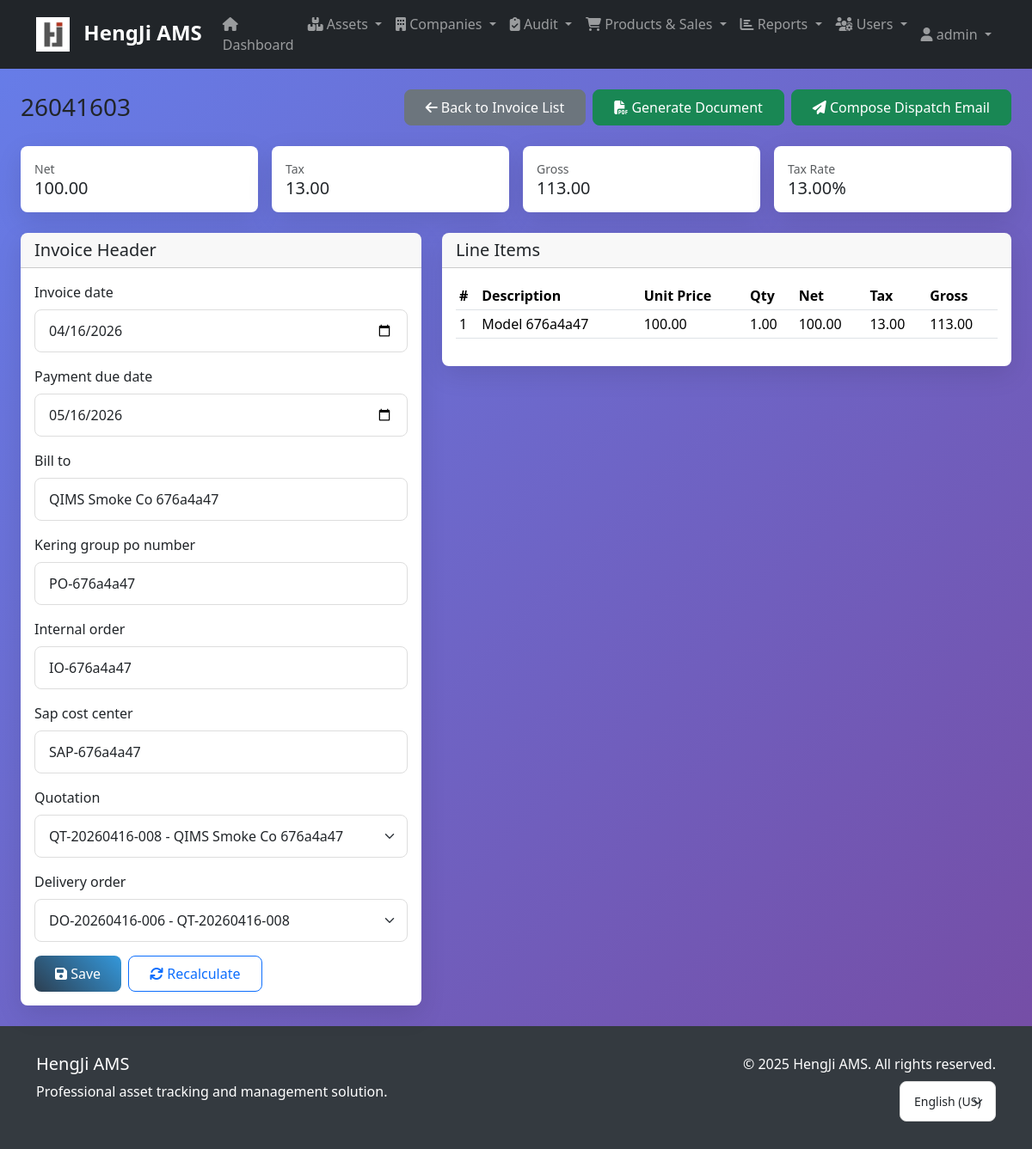
The app's page /en-us/invoices/invoice-info/3/ (signed in), older data.
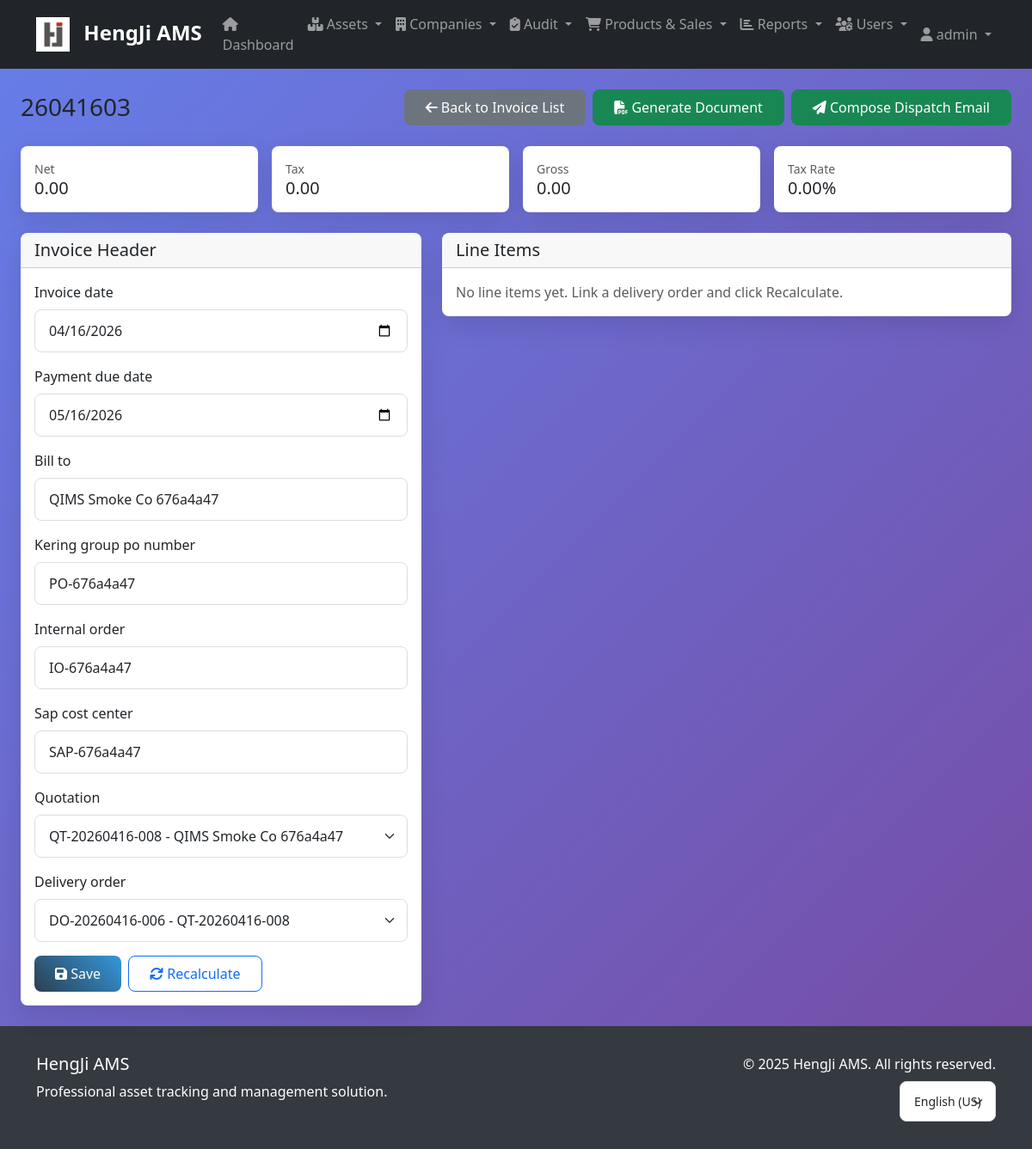
The same page, newer data.
### invoices/models.py (models this page shows, shortened)
class InvoiceInfo(models.Model):
    invoice_number = models.CharField(max_length=20, unique=True)
    invoice_date = models.DateField()
    payment_due_date = models.DateField(null=True, blank=True)
    bill_to = models.CharField(max_length=255, blank=True)
    kering_group_po_number = models.CharField(max_length=100)
    internal_order = models.CharField(max_length=100)
    sap_cost_center = models.CharField(max_length=100)
    tax_rate = models.DecimalField(max_digits=5, decimal_places=2, default=Decimal('13.00'))
    total_amount = models.DecimalField(max_digits=14, decimal_places=2, default=Decimal('0.00'))
    net_amount = models.DecimalField(max_digits=14, decimal_places=2, default=Decimal('0.00'))
    tax_amount = models.DecimalField(max_digits=14, decimal_places=2, default=Decimal('0.00'))
    gross_amount = models.DecimalField(max_digits=14, decimal_places=2, default=Decimal('0.00'))
    weekly_batch = models.ForeignKey(
        WeeklyOrderBatch,
        on_delete=models.PROTECT,
        related_name='invoice_infos',
    )
    quotation = models.ForeignKey(
        'quotations.Quotation',
        on_delete=models.SET_NULL,
        null=True,
        blank=True,
        related_name='invoice_infos',
    )
    delivery_order = models.ForeignKey(
        'deliveries.DeliveryOrder',
        on_delete=models.SET_NULL,
        null=True,
        blank=True,
        related_name='invoice_infos',
    )
    source_row_number = models.PositiveIntegerField(default=0)
    created_at = models.DateTimeField(auto_now_add=True)
    updated_at = models.DateTimeField(auto_now=True)
    class Meta:
        ordering = ['invoice_date', 'source_row_number', 'id']
        indexes = [
            models.Index(fields=['invoice_number']),
            models.Index(fields=['invoice_date']),
            models.Index(fields=['bill_to']),
            models.Index(fields=['kering_group_po_number']),
            models.Index(fields=['internal_order']),
            models.Index(fields=['sap_cost_center']),
        ]
        constraints = [
            models.UniqueConstraint(
                fields=['kering_group_po_number', 'internal_order', 'sap_cost_center'],
                name='uniq_invoice_business_keys',
            )
        ]

class InvoiceInfoItem(models.Model):
    invoice_info = models.ForeignKey(
        InvoiceInfo,
        on_delete=models.CASCADE,
        related_name='items',
    )
    line_number = models.PositiveIntegerField(default=1)
    description = models.CharField(max_length=255)
    unit_price = models.DecimalField(max_digits=12, decimal_places=2, default=Decimal('0.00'))
    quantity = models.DecimalField(max_digits=12, decimal_places=2, default=Decimal('1.00'))
    total_price = models.DecimalField(max_digits=14, decimal_places=2, default=Decimal('0.00'))
    net_amount = models.DecimalField(max_digits=14, decimal_places=2, default=Decimal('0.00'))
    tax_amount = models.DecimalField(max_digits=14, decimal_places=2, default=Decimal('0.00'))
    gross_amount = models.DecimalField(max_digits=14, decimal_places=2, default=Decimal('0.00'))
    tax_rate = models.DecimalField(max_digits=5, decimal_places=2, default=Decimal('13.00'))
    class Meta:
        ordering = ['line_number', 'id']
        indexes = [
            models.Index(fields=['invoice_info', 'line_number']),
        ]

### invoices/views.py (the view)
# urls.py: path('invoice-info/<int:pk>/', views.InvoiceInfoDetailView.as_view(), name='invoice_detail'),
class InvoiceInfoDetailView(LoginRequiredMixin, DetailView):
    model = InvoiceInfo
    template_name = 'invoices/invoice_info_detail.html'
    context_object_name = 'invoice_info'
    def get_context_data(self, **kwargs):
        context = super().get_context_data(**kwargs)
        context['form'] = InvoiceInfoForm(instance=self.object)
        context['items'] = self.object.items.all().order_by('line_number')
        return context

### invoices/forms.py
class InvoiceInfoForm(forms.ModelForm):
    class Meta:
        model = InvoiceInfo
        fields = [
            'invoice_date',
            'payment_due_date',
            'bill_to',
            'kering_group_po_number',
            'internal_order',
            'sap_cost_center',
            'quotation',
            'delivery_order',
        ]
        widgets = {
            'invoice_date': forms.DateInput(attrs={'type': 'date'}),
            'payment_due_date': forms.DateInput(attrs={'type': 'date'}),
        }
    def __init__(self, *args, **kwargs):
        super().__init__(*args, **kwargs)
        self.fields['quotation'].queryset = Quotation.objects.order_by('-created_at')
        self.fields['delivery_order'].queryset = DeliveryOrder.objects.select_related('quotation').order_by('-created_at')
        for name, field in self.fields.items():
            css_class = 'form-control'
            if isinstance(field.widget, forms.Select):
                css_class = 'form-select'
            field.widget.attrs['class'] = css_class

### accounts/models.py (called while the page is built)
    def is_superadmin(self):
        return (self.is_superuser or
                self.admin_role == self.AdminRole.SUPERADMIN)

### templates/invoices/invoice_info_detail.html (shortened to what the changed rows need)
{% extends "base/base.html" %}
{% load i18n %}
{% block content %}
<div class="container-fluid">
    <div class="row mb-4">
        <div class="col-12 d-flex justify-content-between align-items-center">
            <h1 class="h3 mb-0">{{ invoice_info.invoice_number }}</h1>
            <div class="d-flex gap-2">
                <a href="{% url 'invoices:invoice_list' %}" class="btn btn-outline-secondary">
                </a>
                <a href="{% url 'invoices:invoice_document' invoice_info.pk %}" class="btn btn-success">
                </a>
                {% if invoice_info.quotation %}
                <a href="{% url 'invoices:email_dispatch_compose_from_quotation' invoice_info.quotation.pk %}" class="btn btn-outline-success">
                </a>
                {% endif %}
            </div>
        </div>
    </div>
    <div class="row g-3 mb-4">
        <div class="col-md-3"><div class="card"><div class="card-body"><div class="text-muted small">{% trans "Net" %}</div><div class="h5 mb-0">{{ invoice_info.net_amount }}</div></div></div></div>
        <div class="col-md-3"><div class="card"><div class="card-body"><div class="text-muted small">{% trans "Tax" %}</div><div class="h5 mb-0">{{ invoice_info.tax_amount }}</div></div></div></div>
        <div class="col-md-3"><div class="card"><div class="card-body"><div class="text-muted small">{% trans "Gross" %}</div><div class="h5 mb-0">{{ invoice_info.gross_amount }}</div></div></div></div>
        <div class="col-md-3"><div class="card"><div class="card-body"><div class="text-muted small">{% trans "Tax Rate" %}</div><div class="h5 mb-0">{{ invoice_info.tax_rate }}%</div></div></div></div>
    </div>
    <div class="row g-4">
        <div class="col-lg-5">
            <div class="card">
                <div class="card-body">
                    <form method="post" action="{% url 'invoices:invoice_update' invoice_info.pk %}">
                        {% for field in form %}
                        <div class="mb-3">
                            <label class="form-label" for="{{ field.id_for_label }}">{{ field.label }}</label>
                            {{ field }}
                        </div>
                        {% endfor %}
                    </form>
                </div>
            </div>
        </div>
        <div class="col-lg-7">
            <div class="card">
                <div class="card-body">
                    {% if items %}
                    <div class="table-responsive">
                        <table class="table table-hover table-sm">
                            <thead>
                                <tr>
                                    <th>#</th>
                                    <th>{% trans "Description" %}</th>
                                    <th>{% trans "Unit Price" %}</th>
                                    <th>{% trans "Qty" %}</th>
                                    <th>{% trans "Net" %}</th>
                                    <th>{% trans "Tax" %}</th>
                                    <th>{% trans "Gross" %}</th>
                                </tr>
                            </thead>
                            <tbody>
                                {% for item in items %}
                                <tr>
                                    <td>{{ item.line_number }}</td>
                                    <td>{{ item.description }}</td>
                                    <td>{{ item.unit_price }}</td>
                                    <td>{{ item.quantity }}</td>
                                    <td>{{ item.net_amount }}</td>
                                    <td>{{ item.tax_amount }}</td>
                                    <td>{{ item.gross_amount }}</td>
                                </tr>
                                {% endfor %}
                            </tbody>
                        </table>
                    </div>
                    {% else %}
                    <p class="text-muted mb-0">{% trans "No line items yet. Link a delivery order and click Recalculate." %}</p>
                    {% endif %}
                </div>
            </div>
        </div>
    </div>
</div>
{% endblock %}

Row changes from the older to the newer data that the page shows:
removed InvoiceInfoItem: line_number "1", description "Model 676a4a47", unit_price "100.00", quantity "1.00", net_amount "100.00", tax_amount "13.00", gross_amount "113.00"
changed InvoiceInfo "QIMS Smoke Co 676a4a47": net_amount "100.00" → "0.00"; tax_amount "13.00" → "0.00"; gross_amount "113.00" → "0.00"; tax_rate "13.00" → "0.00"
Text that changed along with them:
text no longer shown: "# Description Unit Price Qty Net Tax Gross"
text now shown: "No line items yet. Link a delivery order and click Recalculate."
